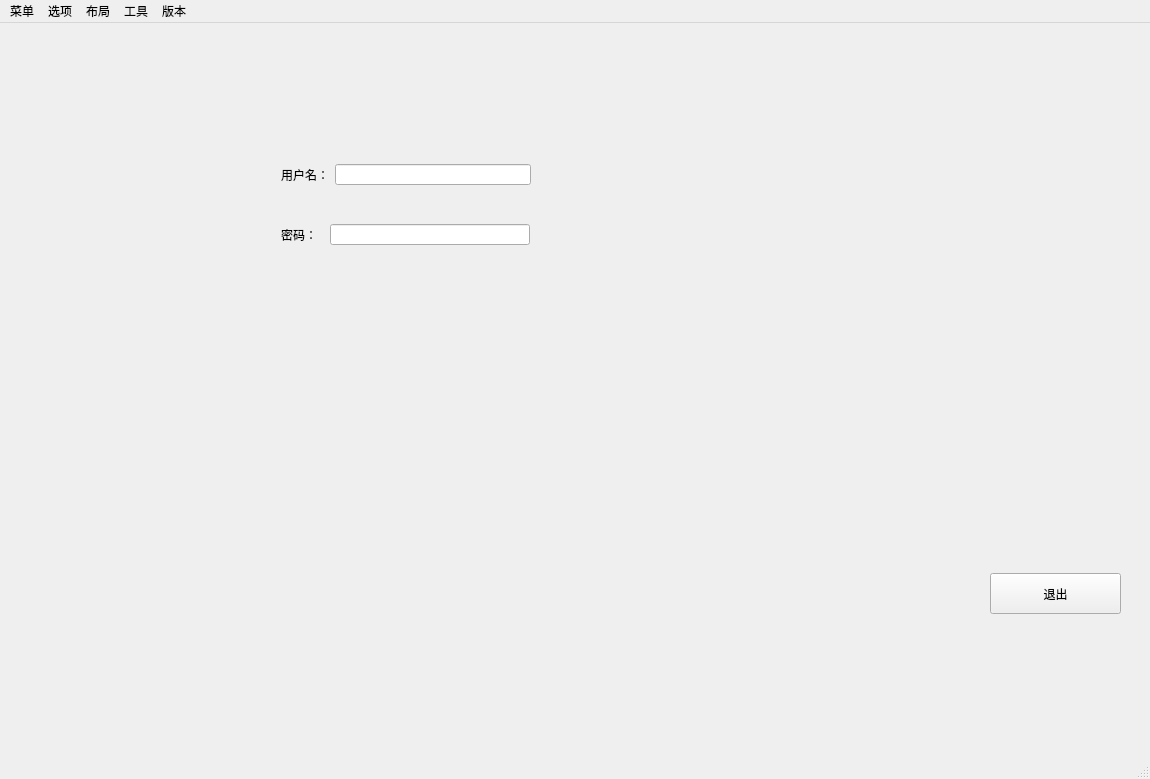
<?xml version="1.0" encoding="UTF-8"?>
<ui version="4.0">
 <class>MainWindow</class>
 <widget class="QMainWindow" name="MainWindow">
  <property name="geometry">
   <rect>
    <x>0</x>
    <y>0</y>
    <width>1150</width>
    <height>779</height>
   </rect>
  </property>
  <property name="minimumSize">
   <size>
    <width>50</width>
    <height>100</height>
   </size>
  </property>
  <property name="windowTitle">
   <string>MainWindow</string>
  </property>
  <widget class="QWidget" name="centralWidget">
   <widget class="QPushButton" name="pushButton">
    <property name="geometry">
     <rect>
      <x>990</x>
      <y>550</y>
      <width>131</width>
      <height>41</height>
     </rect>
    </property>
    <property name="minimumSize">
     <size>
      <width>0</width>
      <height>0</height>
     </size>
    </property>
    <property name="text">
     <string>退出</string>
    </property>
   </widget>
   <widget class="QWidget" name="widget_2" native="true">
    <property name="geometry">
     <rect>
      <x>270</x>
      <y>190</y>
      <width>271</width>
      <height>43</height>
     </rect>
    </property>
    <layout class="QHBoxLayout" name="horizontalLayout_2">
     <item>
      <widget class="QLabel" name="label_2">
       <property name="text">
        <string>密码：  </string>
       </property>
      </widget>
     </item>
     <item>
      <widget class="QLineEdit" name="lineEdit_2"/>
     </item>
    </layout>
   </widget>
   <widget class="QWidget" name="widget" native="true">
    <property name="geometry">
     <rect>
      <x>270</x>
      <y>130</y>
      <width>272</width>
      <height>43</height>
     </rect>
    </property>
    <layout class="QHBoxLayout" name="horizontalLayout">
     <item>
      <widget class="QLabel" name="label">
       <property name="text">
        <string>用户名：</string>
       </property>
      </widget>
     </item>
     <item>
      <widget class="QLineEdit" name="lineEdit"/>
     </item>
    </layout>
   </widget>
  </widget>
  <widget class="QMenuBar" name="menuBar">
   <property name="geometry">
    <rect>
     <x>0</x>
     <y>0</y>
     <width>1150</width>
     <height>26</height>
    </rect>
   </property>
   <widget class="QMenu" name="menuxuanxiang">
    <property name="title">
     <string>菜单</string>
    </property>
   </widget>
   <widget class="QMenu" name="menu">
    <property name="title">
     <string>选项</string>
    </property>
   </widget>
   <widget class="QMenu" name="menu_2">
    <property name="title">
     <string>布局</string>
    </property>
   </widget>
   <widget class="QMenu" name="menu_3">
    <property name="title">
     <string>工具</string>
    </property>
   </widget>
   <widget class="QMenu" name="menu_4">
    <property name="title">
     <string>版本</string>
    </property>
   </widget>
   <addaction name="menuxuanxiang"/>
   <addaction name="menu"/>
   <addaction name="menu_2"/>
   <addaction name="menu_3"/>
   <addaction name="menu_4"/>
  </widget>
  <widget class="QStatusBar" name="statusBar"/>
 </widget>
 <layoutdefault spacing="6" margin="11"/>
 <resources/>
 <connections/>
</ui>
